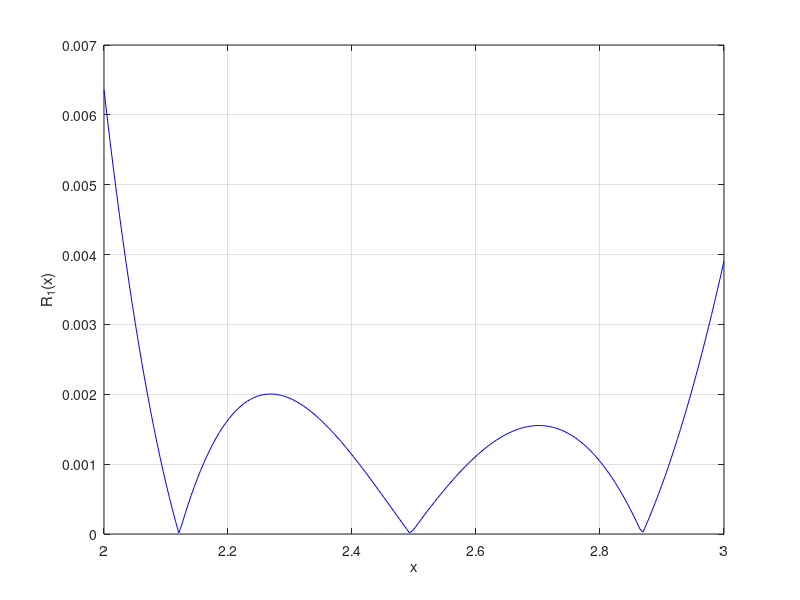
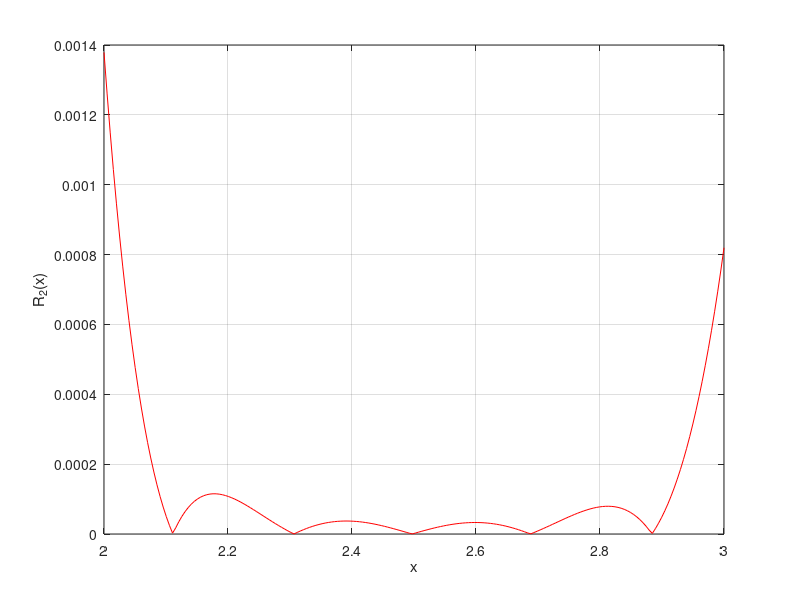

Write MATLAB code to recreate these figures, in order.
f = @(x) x - 1./x.^2;
a = 2;
b = 3;
x_mid = (a + b)/2;
epsilon = 1e-4;

f1 = @(x) 1 + 2./(x.^3);
f2 = @(x) -6./(x.^4);
f1(x_mid)
f2(x_mid)

function c = build_lagrange_poly(x, y)
    n = length(x);
    c = zeros(1, n);

    for j = 1:n
        p = [1];
        for i = 1:n
            if i != j
                p = [0, p] - x(i) * [p, 0];
            end
        end

        d = 1;
        for i = 1:n
            if i != j
                d = d * (x(j) - x(i));
            end
        end

        c = c + (y(j) / d) * p;
    end

    c = fliplr(c);
end

n = 2;
while true
    x_nodes = linspace(a, b, n + 1);
    y_nodes = f(x_nodes);

    p = build_lagrange_poly(x_nodes, y_nodes);
    p1 = polyder(p);

    L1_mid = polyval(p1, x_mid);
    R = abs(f1(x_mid) - L1_mid);

    fprintf('n = %d, погрешность = %.2e\n', n, R);

    if R <= epsilon
        fprintf('Точность достигнута при n = %d\n\n', n);
        break;
    else
        n = n + 1;
    end
end

x_plot = linspace(a, b, 200);
R1_plot = abs(f1(x_plot) - polyval(p1, x_plot));

figure(1);
plot(x_plot, R1_plot, 'b-');
xlabel('x');
ylabel('R_1(x)');
grid on;

m = n;
while true
    x_nodes = linspace(a, b, m + 1);
    y_nodes = f(x_nodes);

    p = build_lagrange_poly(x_nodes, y_nodes);
    p2 = polyder(polyder(p));

    L2_mid = polyval(p2, x_mid);
    R2 = abs(f2(x_mid) - L2_mid);

    fprintf('m = %d, погрешность 2й производной = %.2e\n', m, R2);

    if R2 <= epsilon
        fprintf('Точность для 2й производной достигнута при m = %d\n', m);
        break;
    else
        m = m + 1;
    end
end

R2_plot = abs(f2(x_plot) - polyval(p2, x_plot));

figure(2);
plot(x_plot, R2_plot, 'r-');
xlabel('x');
ylabel('R_2(x)');
grid on;
